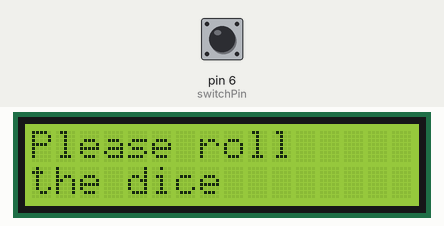
A program run on a simulated Arduino Uno, built with avr-gcc and run on an emulated ATmega328P. Shown: 16×2 character LCD. The test bench sets the inputs (shaded band); at power-on: pin 6 (switchPin) LOW. Random numbers use the default seed unless the program sets one.

Above: at 1.2 s.
1.3 s: pin 6 (switchPin) pulled HIGH for 0.15 s
At 1.9 s:
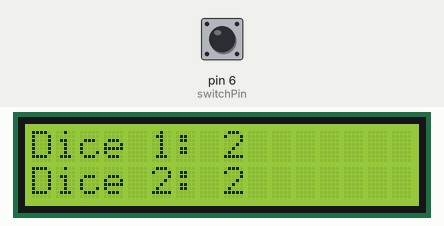
2.9 s: pin 6 (switchPin) pulled HIGH for 1 s
At 4.4 s:
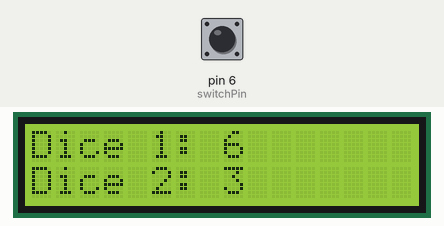
5.4 s: pin 6 (switchPin) pulled HIGH for 0.15 s
At 6.2 s:
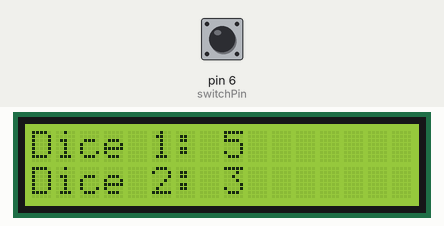
7.0 s: pin 6 (switchPin) pulled HIGH for 1 s
At 8.7 s:
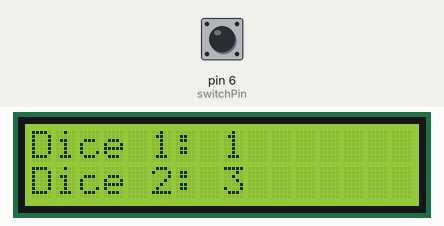
Timing chart, 0 to 10.2 s (numbered marks = the images above; inputs shaded):
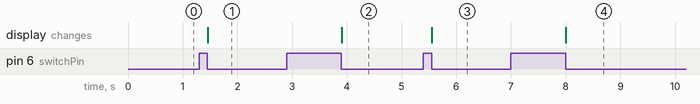

The program:

main.cpp
```cpp
#include <Arduino.h>
#include <LiquidCrystal.h>
#include <Wire.h>

LiquidCrystal lcd(12, 11, 5, 4, 3, 2);

const int switchPin = 6;
int switchState = 0;
int prevSwitchState = 0;
int reply;

void setup()
{
  // put your setup code here, to run once:
  lcd.begin(16, 2);
  pinMode(switchPin, INPUT);
  lcd.print("Please roll");
  lcd.setCursor(0, 1);
  lcd.print("the dice");
}

void loop()
{
  // put your main code here, to run repeatedly:
  switchState = digitalRead(switchPin);
  if (switchState != prevSwitchState)
  {
    if (switchState == LOW)
    {
      int dice1 = random(6) + 1;
      int dice2 = random(6) + 1;
      String dice1_str = "Dice 1: ";
      String dice2_str = "Dice 2: ";
      String diceOneLine = dice1_str + dice1;
      String diceTwoLine = dice2_str + dice2;
      lcd.clear();
      lcd.setCursor(0, 0);
      lcd.print(diceOneLine);
      lcd.setCursor(0, 1);
      lcd.print(diceTwoLine);
    }
  }
  prevSwitchState = switchState;
}
```

Measured:
- after the input at 1.3 s, the display: changes after 0.16 s (image 1)
- after the input at 2.9 s, the display: changes after 1.0 s (image 2)
- after the input at 5.4 s, the display: changes after 0.16 s (image 3)
- after the input at 7.0 s, the display: changes after 1.0 s (image 4)
